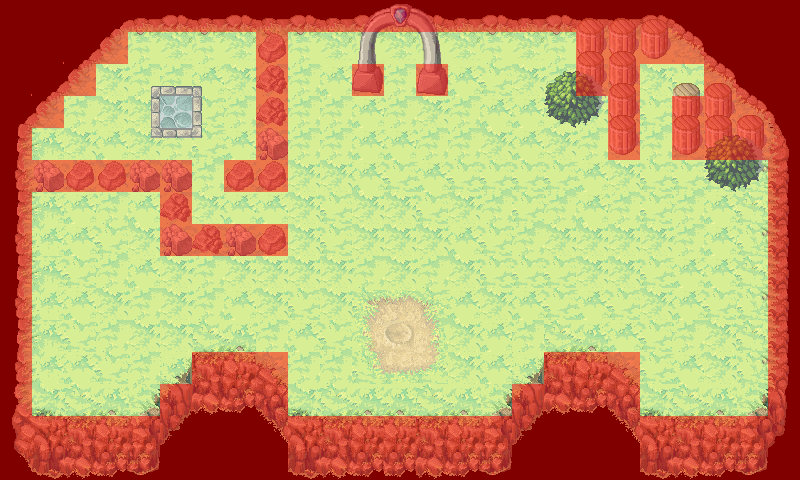

A level layout from a 2D game, rendered from its tile map. Below: a short description, then the map file with tile-grid data replaced by summaries:
An orthogonal 25x15 tile map with 32x32 px tiles, 8 tile layers (Water, Ground, UnderPlayer, UnderPlayer2, ...), 1 hidden layer not drawn, 10 tilesets and 29 objects (14x Interactible, 6x Mob, 5x Trigger, 2x Teleport, 2x Text).

<map version="1.0" orientation="orthogonal" width="25" height="15" tilewidth="32" tileheight="32">
 <tileset firstgid="1" name="grassland_ground_tiles" tilewidth="32" tileheight="32">
  <image source="../tilesets/grassland_ground_tiles.png" width="672" height="701" />
 </tileset>
 <tileset firstgid="442" name="grassland_cliff_tiles" tilewidth="32" tileheight="32">
  <image source="../tilesets/grassland_cliff_tiles.png" width="503" height="518" />
 </tileset>
 <tileset firstgid="682" name="grassland_trees" tilewidth="32" tileheight="32">
  <image source="../tilesets/grassland_trees.png" width="672" height="192" />
 </tileset>
 <tileset firstgid="808" name="grassland_objects" tilewidth="32" tileheight="32">
  <image source="../tilesets/grassland_objects.png" width="477" height="219" />
 </tileset>
 <tileset firstgid="892" name="gates" tilewidth="32" tileheight="32">
  <image source="../tilesets/gates.png" width="128" height="128" />
 </tileset>
 <tileset firstgid="908" name="gates_active" tilewidth="32" tileheight="32">
  <image source="../tilesets/gates_active.png" width="128" height="128" />
 </tileset>
 <tileset firstgid="924" name="gates_shadow" tilewidth="32" tileheight="32">
  <image source="../tilesets/gates_shadow.png" width="128" height="128" />
 </tileset>
 <tileset firstgid="940" name="castle_tiles" tilewidth="32" tileheight="32">
  <image source="../tilesets/castle_tiles.png" width="512" height="512" />
 </tileset>
 <tileset firstgid="1196" name="collision_tiles" tilewidth="32" tileheight="32">
  <image source="../tilesets/collision_tiles.png" width="128" height="32" />
  <tile id="0">
   <properties>
    <property name="collide" value="true" />
   </properties>
  </tile>
 </tileset>
 <tileset firstgid="1200" name="overlay" tilewidth="32" tileheight="32">
  <image source="../tilesets/overlay.png" width="128" height="32" />
 </tileset>
 <layer name="Water" width="25" height="15">
  <data>[375 cells, 0 non-empty, 0 distinct tile ids]</data>
 </layer>
 <layer name="Ground" width="25" height="15">
  <data>[375 cells, 361 non-empty, 59 distinct tile ids]</data>
 </layer>
 <layer name="UnderPlayer" width="25" height="15">
  <data>[375 cells, 40 non-empty, 16 distinct tile ids]</data>
 </layer>
 <layer name="UnderPlayer2" width="25" height="15">
  <data>[375 cells, 0 non-empty, 0 distinct tile ids]</data>
 </layer>
 <layer name="OverPlayer" width="25" height="15">
  <data>[375 cells, 26 non-empty, 11 distinct tile ids]</data>
 </layer>
 <layer name="OverPlayer2" width="25" height="15">
  <data>[375 cells, 0 non-empty, 0 distinct tile ids]</data>
 </layer>
 <objectgroup name="Teleport" width="25" height="15">
  <object name="entry" type="Teleport" x="392" y="328" width="16" height="16" />
  <object name="exit" type="Teleport" x="372" y="52" width="54" height="29">
   <properties>
    <property name="newMap" value="FirstMap" />
   </properties>
  </object>
 </objectgroup>
 <objectgroup name="Interactible" width="25" height="15">
  <object name="attractor1" type="Interactible" x="136" y="256" width="16" height="32">
   <properties>
    <property name="attractor" value="true" />
    <property name="image" value="sprites/objects/attractor.png" />
   </properties>
  </object>
  <object name="attractor1" type="Interactible" x="520" y="64" width="16" height="32">
   <properties>
    <property name="attractor" value="true" />
    <property name="image" value="sprites/objects/attractor.png" />
   </properties>
  </object>
  <object name="axe" type="Interactible" x="308" y="358" width="16" height="16">
   <properties>
    <property name="image" value="sprites/objects/axe.png" />
   </properties>
  </object>
  <object name="axe" type="Interactible" x="349" y="387" width="16" height="16">
   <properties>
    <property name="image" value="sprites/objects/axe.png" />
   </properties>
  </object>
  <object name="axe" type="Interactible" x="488" y="363" width="16" height="16">
   <properties>
    <property name="image" value="sprites/objects/axe.png" />
   </properties>
  </object>
  <object name="axe" type="Interactible" x="441" y="386" width="16" height="16">
   <properties>
    <property name="image" value="sprites/objects/axe.png" />
   </properties>
  </object>
  <object name="waterBarrel" type="Interactible" x="672" y="64" width="32" height="32">
   <properties>
    <property name="image" value="sprites/objects/waterBarrel.png" />
   </properties>
  </object>
  <object name="crateInt" type="Interactible" x="288" y="96" width="32" height="32">
   <properties>
    <property name="image" value="sprites/objects/crate2.png" />
    <property name="sound" value="sounds/cratesmash.ogg" />
   </properties>
  </object>
  <object name="crateInt" type="Interactible" x="288" y="128" width="32" height="32">
   <properties>
    <property name="image" value="sprites/objects/crate2.png" />
    <property name="sound" value="sounds/cratesmash.ogg" />
   </properties>
  </object>
  <object name="crateInt" type="Interactible" x="288" y="160" width="32" height="32">
   <properties>
    <property name="image" value="sprites/objects/crate2.png" />
    <property name="sound" value="sounds/cratesmash.ogg" />
   </properties>
  </object>
  <object name="crateInt" type="Interactible" x="288" y="64" width="32" height="32">
   <properties>
    <property name="image" value="sprites/objects/crate2.png" />
    <property name="sound" value="sounds/cratesmash.ogg" />
   </properties>
  </object>
  <object name="crateInt" type="Interactible" x="320" y="96" width="32" height="32">
   <properties>
    <property name="image" value="sprites/objects/crate2.png" />
    <property name="sound" value="sounds/cratesmash.ogg" />
   </properties>
  </object>
  <object name="crateInt" type="Interactible" x="320" y="128" width="32" height="32">
   <properties>
    <property name="image" value="sprites/objects/crate2.png" />
    <property name="sound" value="sounds/cratesmash.ogg" />
   </properties>
  </object>
  <object name="crateInt" type="Interactible" x="320" y="160" width="32" height="32">
   <properties>
    <property name="image" value="sprites/objects/crate2.png" />
    <property name="sound" value="sounds/cratesmash.ogg" />
   </properties>
  </object>
 </objectgroup>
 <objectgroup name="Text" width="25" height="15">
  <object name="attractorExpl" type="Text" x="352" y="288" width="96" height="32">
   <properties>
    <property name="text" value="Some items can attract mobs to them instead of to you. Use them to your advantage, to give yourself time to activate the portal." />
   </properties>
  </object>
  <object name="blockingExpl" type="Text" x="288" y="112" width="80" height="96">
   <properties>
    <property name="text" value="You can use objects to block mobs and help create a safe path for yourself back to the portal. Be careful though, they will break through your barricades!" />
   </properties>
  </object>
 </objectgroup>
 <objectgroup name="Trigger" width="25" height="15">
  <object name="crateTrigger" type="Trigger" x="640" y="144" width="32" height="32">
   <properties>
    <property name="image" value="sprites/objects/crate.png" />
    <property name="item0" value="axe" />
    <property name="remove" value="true" />
    <property name="sound" value="sounds/cratesmash.ogg" />
   </properties>
  </object>
  </objectgroup>
 <objectgroup name="Mob" width="25" height="15">
  <!-- 6 objects omitted --></objectgroup>
 <layer name="ExitActive" width="25" height="15" visible="0">
  <data>[375 cells, 9 non-empty, 9 distinct tile ids]</data>
 </layer>
 <layer name="ExitActive2" width="25" height="15">
  <data>[375 cells, 0 non-empty, 0 distinct tile ids]</data>
 </layer>
 <layer name="Collisions" width="25" height="15">
  <data>[375 cells, 155 non-empty, 1 distinct tile ids]</data>
 </layer>
</map>
<!-- 10 of 29 objects omitted -->
